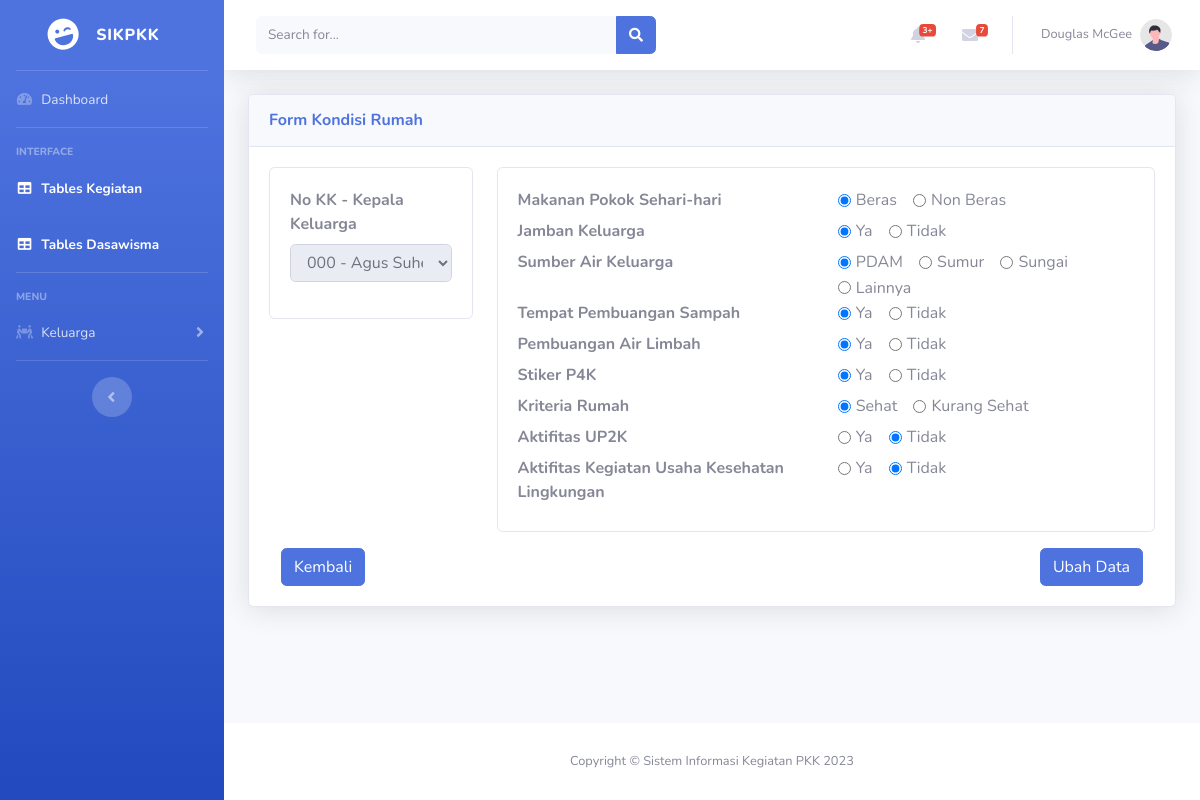
/kondisirumah/ubah/000, run on the app's committed database.
### tables this page shows
CREATE TABLE `tbl_kondisirumah` (
  `id_konrmh` int(11) NOT NULL,
  `no_kk` char(16) NOT NULL,
  `mkn_pokok` varchar(15) NOT NULL,
  `jamban` varchar(10) NOT NULL,
  `sbr_air` varchar(15) NOT NULL,
  `tps` varchar(10) NOT NULL,
  `spal` varchar(10) NOT NULL,
  `stiker_p4k` varchar(10) NOT NULL,
  `krt_rmh` varchar(15) NOT NULL,
  `akf_up2k` varchar(25) NOT NULL,
  `akf_kukpl` varchar(10) NOT NULL
);

### application/controllers/Kondisirumah.php (called while the page is built, shortened)
<?php
class Kondisirumah extends CI_Controller
{
  public function __construct()
  {
    $this->load->model('Keluarga_model');
    $this->load->model('Kondisirumah_model');
  }
  public function ubah($id)
  {
    $data['judul'] = 'Form Ubah Data | SIKPKK';
    $data['keluarga'] = $this->Keluarga_model->getKeluargaByKK($id);
    $data['kondisirumah'] = $this->Kondisirumah_model->getKondisiByKK($id);
    $this->load->view('templates/header', $data);
    $this->load->view('kondisirumah/form_ubah', $data);
    $this->load->view('templates/footer');
  }
}

### index.php (called while the page is built, shortened)
<?php
require_once BASEPATH.'core/CodeIgniter.php';

### application/models/Keluarga_model.php (called while the page is built, shortened)
<?php
class Keluarga_model extends CI_Model
{
  public function getKeluargaByKK($id)
  {
    return $this->db->get_where('tbl_keluarga', ['no_kk' => $id])->result_array();
  }
}

### application/models/Kondisirumah_model.php (called while the page is built, shortened)
<?php
class Kondisirumah_model extends CI_Model
{
  public function getKondisiByKK($id)
  {
    return $this->db->get_where('tbl_kondisirumah', ['no_kk' => $id])->result_array();
  }
}

### application/views/kondisirumah/form_ubah.php (the view, shortened to what this page needs)
<div class="container-fluid">
  <form action="" method="post">
    <div class="card shadow mb-4">
      <div class="card-header py-3">
        <h6 class="m-0 font-weight-bold text-primary">Form Kondisi Rumah</h6>
      </div>
      <div class="card-body">
        <div class="row row-cols-1 row-cols-4">
          <div class="col">
            <div class="card">
              <div class="card-body">
                <div class="mb-3">
                  <label label for="hbkel"><strong>No KK - Kepala Keluarga</strong></label>
                  <select class="form-control" name="no_kk" id="" disabled>
                    <?php foreach ($keluarga as $klg) : ?>
                      <?php if ($klg['hbkel'] == 'Kepala Keluarga') { ?>
                        <option value="<?= $klg['no_kk'] ?>" selected><?= $klg['no_kk'] ?> - <?= $klg['nama_lgkp'] ?></option>
                      <?php } ?>
                    <?php endforeach; ?>
                  </select>
                </div>
              </div>
            </div>
          </div>
          <div class="col-9">
            <div class="card">
              <div class="card-body">
                <?php foreach ($kondisirumah as $krmh) : ?>
                  <div class="form-group mb-0">
                    <div class="row">
                      <legend class="col-form-label col-sm-6 pt-0"><strong>Makanan Pokok Sehari-hari</strong></legend>
                      <div class="col-sm">
                        <div class="form-check form-check-inline">
                          <input class="form-check-input" type="radio" name="mkn_pokok" id="inlineRadio1" value="Beras" <?php if ($krmh['mkn_pokok'] == 'Beras') { echo 'checked';} ?>>
                          <label class="form-check-label" for="inlineRadio1">Beras</label>
                        </div>
                        <div class="form-check form-check-inline">
                          <input class="form-check-input" type="radio" name="mkn_pokok" id="inlineRadio2" value="Non Beras" <?php if ($krmh['mkn_pokok'] == 'Non Beras') { echo 'checked';}?>>
                          <label class="form-check-label" for="inlineRadio2">Non Beras</label>
                        </div>
                      </div>
                    </div>
                  </div>
                  <div class="form-group mb-0">
                    <div class="row">
                      <legend class="col-form-label col-sm-6 pt-0"><strong>Jamban Keluarga</strong></legend>
                      <div class="col-sm">
                        <div class="form-check form-check-inline">
                          <input class="form-check-input" type="radio" name="jamban" id="inlineRadio1" value="Ya" <?php if ($krmh['jamban'] == 'Ya') { echo 'checked';}?>>
                          <label class="form-check-label" for="inlineRadio1">Ya</label>
                        </div>
                        <div class="form-check form-check-inline">
                          <input class="form-check-input" type="radio" name="jamban" id="inlineRadio2" value="Tidak" <?php if ($krmh['jamban'] == 'Tidak') { echo 'checked'; }?>>
                          <label class="form-check-label" for="inlineRadio2">Tidak</label>
                        </div>
                      </div>
                    </div>
                  </div>
                  <div class="form-group mb-0">
                    <div class="row">
                      <legend class="col-form-label col-sm-6 pt-0"><strong>Sumber Air Keluarga</strong></legend>
                      <div class="col-sm">
                        <div class="form-check form-check-inline">
                          <input class="form-check-input" type="radio" name="sbr_air" id="inlineRadio1" value="PDAM" <?php if ($krmh['sbr_air'] == 'PDAM') { echo 'checked';}?>>
                          <label class="form-check-label" for="inlineRadio1">PDAM</label>
                        </div>
                        <div class="form-check form-check-inline">
                          <input class="form-check-input" type="radio" name="sbr_air" id="inlineRadio2" value="Sumur" <?php if ($krmh['sbr_air'] == 'Sumur') { echo 'checked';}?>>
                          <label class="form-check-label" for="inlineRadio2">Sumur</label>
                        </div>
                        <div class="form-check form-check-inline">
                          <input class="form-check-input" type="radio" name="sbr_air" id="inlineRadio3" value="Sungai" <?php if ($krmh['sbr_air'] == 'Sungai') { echo 'checked'; }?>>
                          <label class="form-check-label" for="inlineRadio3">Sungai</label>
                        </div>
                        <div class="form-check form-check-inline">
                          <input class="form-check-input" type="radio" name="sbr_air" id="inlineRadio4" value="Lainnya" <?php if ($krmh['sbr_air'] == 'Lainnya') { echo 'checked';}?>>
                          <label class="form-check-label" for="inlineRadio4">Lainnya</label>
                        </div>
                      </div>
                    </div>
                  </div>
                  <div class="form-group mb-0">
                    <div class="row">
                      <legend class="col-form-label col-sm-6 pt-0"><strong>Tempat Pembuangan Sampah</strong></legend>
                      <div class="col-sm">
                        <div class="form-check form-check-inline">
                          <input class="form-check-input" type="radio" name="tps" id="inlineRadio1" value="Ya" <?php if ($krmh['tps'] == 'Ya') { echo 'checked';}?>>
                          <label class="form-check-label" for="inlineRadio1">Ya</label>
                        </div>
                        <div class="form-check form-check-inline">
                          <input class="form-check-input" type="radio" name="tps" id="inlineRadio2" value="Tidak" <?php if ($krmh['tps'] == 'Tidak') { echo 'checked';}?>>
                          <label class="form-check-label" for="inlineRadio2">Tidak</label>
                        </div>
                      </div>
                    </div>
                  </div>
                  <div class="form-group mb-0">
                    <div class="row">
                      <legend class="col-form-label col-sm-6 pt-0"><strong>Pembuangan Air Limbah</strong></legend>
                      <div class="col-sm">
                        <div class="form-check form-check-inline">
                          <input class="form-check-input" type="radio" name="spal" id="inlineRadio1" value="Ya" <?php if ($krmh['spal'] == 'Ya') { echo 'checked';}?>>
                          <label class="form-check-label" for="inlineRadio1">Ya</label>
                        </div>
                        <div class="form-check form-check-inline">
                          <input class="form-check-input" type="radio" name="spal" id="inlineRadio2" value="Tidak" <?php if ($krmh['spal'] == 'Tidak') { echo 'checked';}?>>
                          <label class="form-check-label" for="inlineRadio2">Tidak</label>
                        </div>
                      </div>
                    </div>
                  </div>
                  <div class="form-group mb-0">
                    <div class="row">
                      <legend class="col-form-label col-sm-6 pt-0"><strong>Stiker P4K</strong></legend>
                      <div class="col-sm">
                        <div class="form-check form-check-inline">
                          <input class="form-check-input" type="radio" name="stiker_p4k" id="inlineRadio1" value="Ya" <?php if ($krmh['stiker_p4k'] == 'Ya') { echo 'checked';}?>>
                          <label class="form-check-label" for="inlineRadio1">Ya</label>
                        </div>
                        <div class="form-check form-check-inline">
                          <input class="form-check-input" type="radio" name="stiker_p4k" id="inlineRadio2" value="Tidak" <?php if ($krmh['stiker_p4k'] == 'Tidak') { echo 'checked';}?>>
                          <label class="form-check-label" for="inlineRadio2">Tidak</label>
                        </div>
                      </div>
                    </div>
                  </div>
                  <div class="form-group mb-0">
                    <div class="row">
                      <legend class="col-form-label col-sm-6 pt-0"><strong>Kriteria Rumah</strong></legend>
                      <div class="col-sm">
                        <div class="form-check form-check-inline">
                          <input class="form-check-input" type="radio" name="krt_rmh" id="inlineRadio1" value="Sehat" <?php if ($krmh['krt_rmh'] == 'Sehat') { echo 'checked';}?>>
                          <label class="form-check-label" for="inlineRadio1">Sehat</label>
                        </div>
                        <div class="form-check form-check-inline">
                          <input class="form-check-input" type="radio" name="krt_rmh" id="inlineRadio2" value="Kurang Sehat" <?php if ($krmh['krt_rmh'] == 'Kurang Sehat') { echo 'checked';}?>>
                          <label class="form-check-label" for="inlineRadio2">Kurang Sehat</label>
                        </div>
                      </div>
                    </div>
                  </div>
                  <div class="form-group mb-0">
                    <div class="row">
                      <legend class="col-form-label col-sm-6 pt-0"><strong>Aktifitas UP2K</strong></legend>
                      <div class="col-sm">
                        <div class="form-check form-check-inline">
                          <input class="form-check-input" type="radio" name="akf_up2k" id="inlineRadio1" value="Ya" <?php if ($krmh['akf_up2k'] == 'Ya') { echo 'checked';}?>>
                          <label class="form-check-label" for="inlineRadio1">Ya</label>
                        </div>
                        <div class="form-check form-check-inline">
                          <input class="form-check-input" type="radio" name="akf_up2k" id="inlineRadio2" value="Tidak" <?php if ($krmh['akf_up2k'] == 'Tidak') { echo 'checked';}?>>
                          <label class="form-check-label" for="inlineRadio2">Tidak</label>
                        </div>
                      </div>
                    </div>
                  </div>
                  <div class="form-group mb-0">
                    <div class="row">
                      <legend class="col-form-label col-sm-6 pt-0"><strong>Aktifitas Kegiatan Usaha Kesehatan Lingkungan</strong></legend>
                      <div class="col-sm">
                        <div class="form-check form-check-inline">
                          <input class="form-check-input" type="radio" name="akf_kukpl" id="inlineRadio1" value="Ya" <?php if ($krmh['akf_kukpl'] == 'Ya') { echo 'checked';}?>>
                          <label class="form-check-label" for="inlineRadio1">Ya</label>
                        </div>
                        <div class="form-check form-check-inline">
                          <input class="form-check-input" type="radio" name="akf_kukpl" id="inlineRadio2" value="Tidak" <?php if ($krmh['akf_kukpl'] == 'Tidak') { echo 'checked';}?>>
                          <label class="form-check-label" for="inlineRadio2">Tidak</label>
                        </div>
                      </div>
                    </div>
                  </div>
              </div>
            </div>
          </div>
        </div>
        <div class="col-12 mt-3">
          <a href="<?= base_url() ?>kondisirumah" class="btn btn-primary position-relative">Kembali</a>
          <input type="submit" name="submit" class="btn btn-primary float-right" value="Ubah Data">
        </div>
      <?php endforeach; ?>
      </div>
    </div>
  </form>
</div>
</div>

### data on the page
tbl_kondisirumah: mkn_pokok "☑ Beras", mkn_pokok "☐ Non Beras", jamban "☑", sbr_air "☑", sbr_air "☐ Sungai", sbr_air "☐ Lainnya", tps "☑", spal "☑", stiker_p4k "☑", krt_rmh "☑", akf_up2k "☑", akf_kukpl "☑"

### other printed values
form field no_kk "000 - Agus Suherman"
